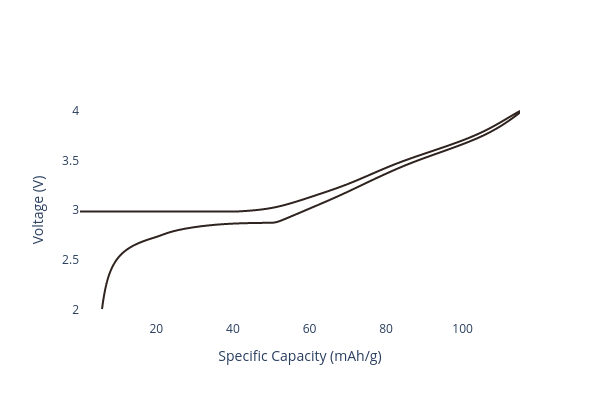

Notebook source saved alongside this figure:
### Code cell
# Create the cathode formulation

cathode_active_material = CathodeMaterial.from_database("NFM111 (Vendor C)")
cathode_conductive_additive = ConductiveAdditive.from_database("Super P")
cathode_binder = Binder.from_database("PVDF")


cathode_formulation = CathodeFormulation(
    active_materials={
        cathode_active_material: 95
    },
    binders={
        cathode_binder: 2.5
    },
    conductive_additives={
        cathode_conductive_additive: 2.5
    }
)

cathode_formulation.plot_half_cell_curve(width=600, height=400)

### Figure 1 — Plotly figure (JSON) as saved in the notebook; plotly's stock layout.template omitted (floating-point values rounded to 4 significant figures; data arrays with more than 128 entries replaced by an {"elided": "..."} marker saying what was removed)
{"data": [{"line": {"color": "#2f241f", "shape": "spline", "width": 2}, "name": "Cathode Formulation", "type": "scatter", "x": {"elided": "8604 float values"}, "y": {"elided": "8604 float values"}}], "layout": {"height": 400, "paper_bgcolor": "white", "plot_bgcolor": "white", "width": 600, "xaxis": {"title": {"text": "Specific Capacity (mAh/g)"}}, "yaxis": {"title": {"text": "Voltage (V)"}}}}
